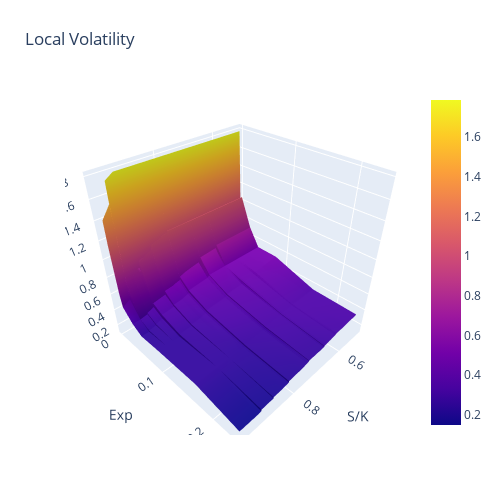

Source (notebook cell):
### Code cell
#LINEAR INTERPOLATION
new_df = option.df[['moneyness', '_T', 'L_VOL']]
new_df = new_df.pivot(index = '_T',columns='moneyness', values='L_VOL')

new_df=new_df.interpolate(method='linear',axis=1,limit_direction='both')
z = new_df
x = list(new_df.columns)
y = list(new_df.index)


fig = go.Figure(data=[go.Surface(z=z, x=x, y=y)])
fig.update_layout(title='Local Volatility', autosize=False,
                  width=500, height=500,
                  margin=dict(l=65, r=50, b=65, t=90))

fig.update_scenes(xaxis_title_text='S/K', yaxis_title_text='Exp', zaxis_title_text='Local Vol') 
fig.show()

### Figure 1 — Plotly figure (JSON) as saved in the notebook; plotly's stock layout.template omitted (floating-point values rounded to 4 significant figures; data arrays with more than 128 entries replaced by an {"elided": "..."} marker saying what was removed)
{"data": [{"type": "surface", "x": [0.5075, 0.5167, 0.5565, 0.5708, 0.6029, 0.6059, 0.609, 0.6524, 0.6571, 0.6577, 0.6611, 0.723, 0.7235, 0.7271, 0.7308, 0.7612, 0.7857, 0.8031, 0.8033, 0.8033, 0.8038, 0.8079, 0.8216, 0.8303, 0.8605, 0.8607, 0.8607, 0.9035, 0.9038, 0.9038, 0.9044, 0.9133, 0.927, 0.9271, 0.9511, 0.9514, 0.9514, 0.9515, 0.9515, 0.9771, 0.9771, 0.9772], "y": [0.0008756, 0.003615, 0.006355, 0.02553, 0.04471, 0.08307, 0.1598, 0.2365], "z": {"elided": "8x42 float values"}}], "layout": {"autosize": false, "height": 500, "margin": {"b": 65, "l": 65, "r": 50, "t": 90}, "scene": {"xaxis": {"title": {"text": "S/K"}}, "yaxis": {"title": {"text": "Exp"}}, "zaxis": {"title": {"text": "Local Vol"}}}, "title": {"text": "Local Volatility"}, "width": 500}}
